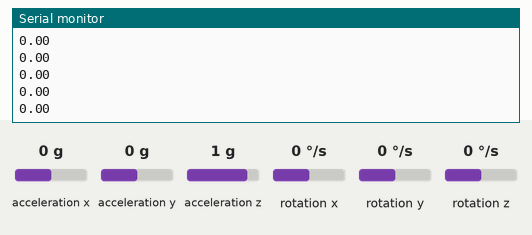
Bench run of a sketch on a simulated Arduino Uno, built for the host (arithmetic inside an expression is 32-bit, double 64-bit). Parts: the last lines printed to the serial monitor. The test bench sets the inputs (shaded band); at power-on: acceleration y 0 g, acceleration x 0 g, acceleration z 1 g, rotation x 0 °/s, rotation y 0 °/s, rotation z 0 °/s.

Above: at 2.2 s.
2.3 s: acceleration y set to -1.4 g
At 2.9 s:
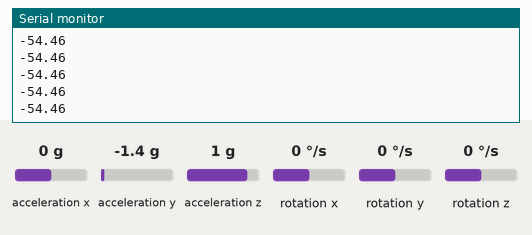
3.8 s: acceleration x set to -1.4 g
At 4.4 s:
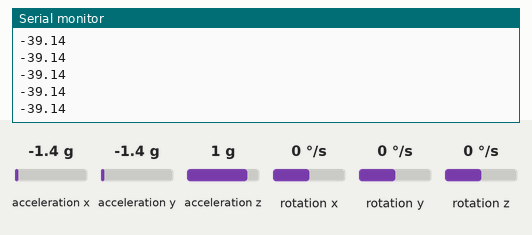
5.3 s: acceleration z set to -1.4 g
At 6.3 s:
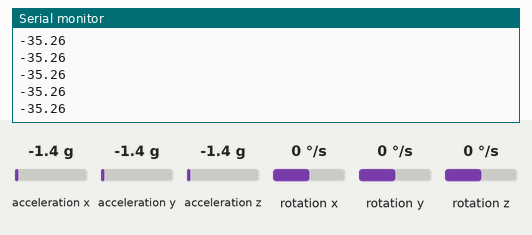
Timing chart, 0 to 8.3 s (numbered marks = the images above; inputs shaded):
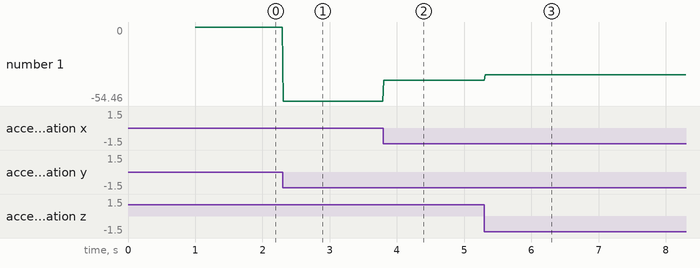

Measured:
- after the input at 2.3 s, the serial monitor: prints a new line at once (image 1)
- after the input at 3.8 s, the serial monitor: prints a new line at once (image 2)
- after the input at 5.3 s, the serial monitor: prints a new line at once (image 3)
- plotted number 1: 0 → -54.46 after the input at 2.3 s, -54.46 → -39.14 after the input at 3.8 s, -39.14 → -35.26 after the input at 5.3 s

The sketch:

nano1_mpu6050.ino
```cpp
// (licence header left out)
#include "Wire.h"
#include <MPU6050_light.h>
#include <SoftwareSerial.h>
SoftwareSerial softSerial(2,3);

MPU6050 mpu(Wire);
unsigned long timer = 0;

void setup() {
  Serial.begin(9600);
  softSerial.begin(9600);
  Wire.begin();
  mpu.calcOffsets(); // gyro and accelero
}

void loop() {
  mpu.update();

  if((millis()-timer)>10){ // print data every 10ms
  Serial.println(mpu.getAngleX());
  softSerial.write(mpu.getAngleX());
  timer = millis();
  }
}
```
